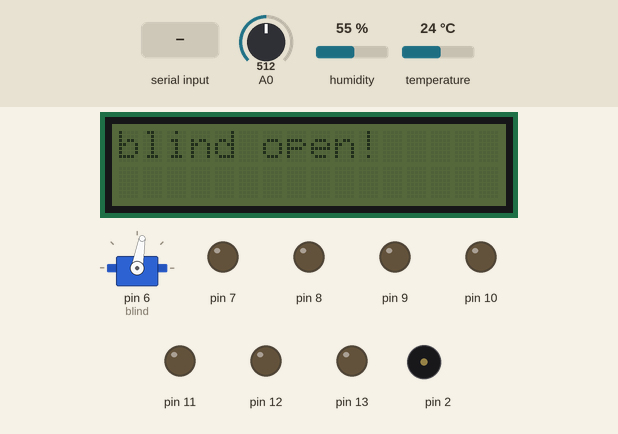
This sketch was run on a simulated Arduino Uno, built with avr-gcc and run on an emulated ATmega328P. Shown: servo, 16×2 character LCD, output pins drawn as LEDs (lit = HIGH), buzzer (waves = sounding). The test bench sets the inputs (shaded band); at power-on: A0 = 512, humidity 55 %, temperature 24 °C. What the sketch prints to the serial monitor is not drawn.

Above: at 1.2 s.
1.3 s: A0 set to 457
2.8 s: A0 set to 441
At 4.1 s:
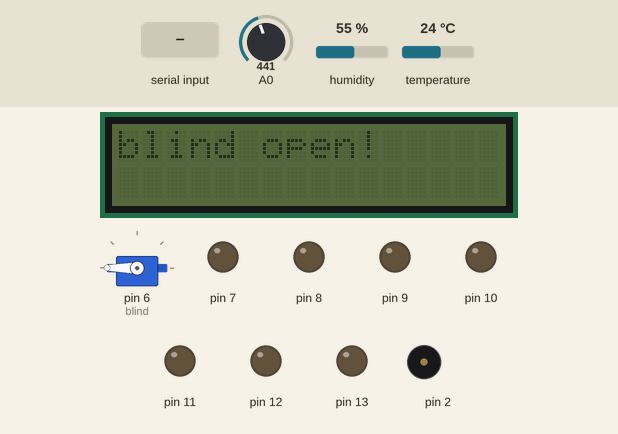
4.4 s: "e" received over the second serial link
At 5.0 s:
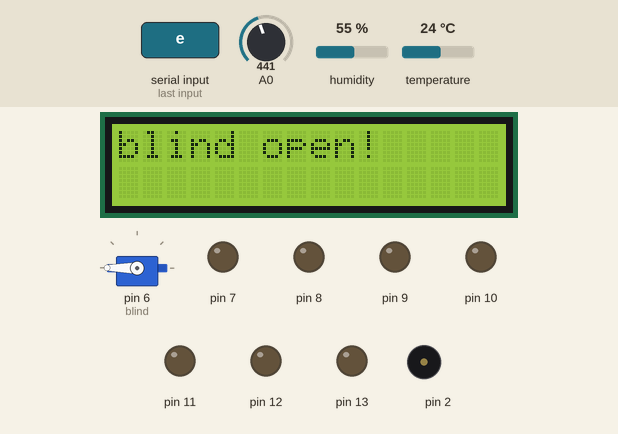
5.9 s: A0 set to 460
At 7.1 s:
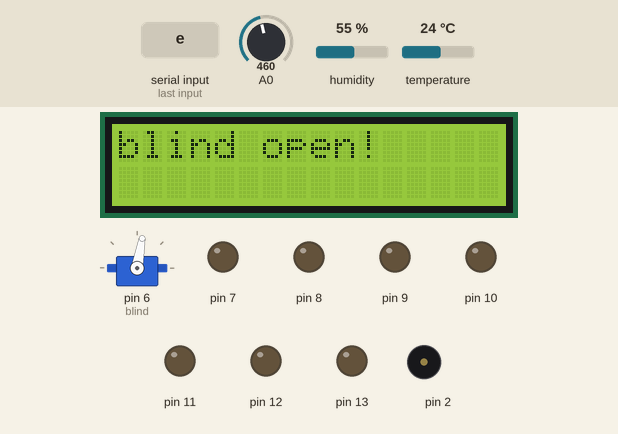
8.9 s: "f" received over the second serial link
At 10.2 s:
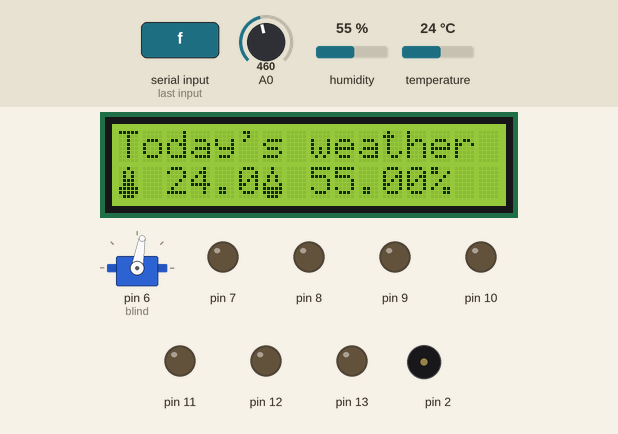
Timing chart, 0 to 11.9 s (numbered marks = the images above; inputs shaded):
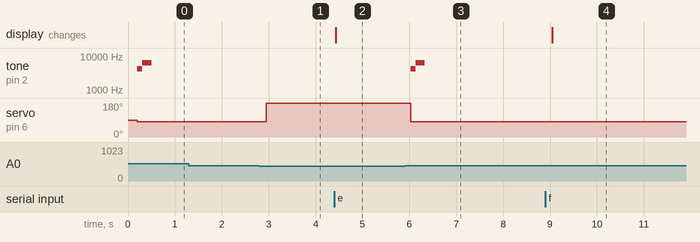

Measured:
- the behaviour switches between 450 and 449 on A0 (found by bisection; images 0 and 1)
- after the input at 1.3 s, every drawn part: stays the same
- after the input at 2.8 s, servo on pin 6 (blind): 80° → 180° after 0.14 s
- after the input at 4.4 s, the display: changes at once (image 2)
- after the input at 5.9 s, tone on pin 2: silent → 4186 Hz after 0.13 s, → 6271 Hz 0.10 s later, → silent 0.20 s later; servo on pin 6 (blind): 180° → 80° after 0.13 s
- after the input at 8.9 s, the display: changes after 0.14 s (image 4)

The sketch:

smart_home.ino
```cpp
#include <SoftwareSerial.h>
#include<Servo.h>
#include<Wire.h>
#include<LiquidCrystal_I2C.h>
#include<Adafruit_Sensor.h>
#include<DHT.h>
#include<DHT_U.h>

byte temp[] = {
  B00100,
  B01010,
  B01010,
  B01110,
  B01110,
  B11111,
  B11111,
  B01110
};

byte humi[] = {
  B00100,
  B00100,
  B01010,
  B01010,
  B10001,
  B11111,
  B11111,
  B01110
};
byte C[] = {
  B10000,
  B00110,
  B01001,
  B01000,
  B01000,
  B01001,
  B00110,
  B00000
};

int DHTpin = 3;
DHT_Unified dht(3, DHT11);
uint32_t delayMS;

SoftwareSerial BTSerial(4,5);
LiquidCrystal_I2C  TV(0x27,16,2);

Servo blind;

boolean ledR = false;
boolean ledG = false;
boolean ledB = false;
boolean led1R = false;
boolean led1G = false;
boolean led1B = false;
boolean ledGAS = false;
boolean blindOpen = false;
boolean LCD1= false;
boolean LCD2 = false;

byte temperature = 0;
byte humidity  = 0;

int notes[] = {4186,6271};
int tempo = 200;

void setup() {
  // put your setup code here, to run once:
  pinMode(2,OUTPUT);
  blind.attach(6);
  dht.begin();

  for(int i = 7;i<=13;i++){
    pinMode(i,OUTPUT);
  }
  TV.init();
  Serial.begin(9600);
  BTSerial.begin(9600);


  TV.createChar((byte)0,temp);
  TV.createChar(1, humi);
  TV.createChar(2,C);
}

void loop() {
  // put your main code here, to run repeatedly:
  int cdsVal = analogRead(A0);
  Serial.println(cdsVal);

  if(BTSerial.available()){
    char c = BTSerial.read();
    if(c == 'a'){
      setLED(8,ledR);
    }
    else if(c == 'b'){
      setLED(9,ledG);
    }
    else if(c == 'c'){
      setLED(10,ledB);
    }
    else if(c == 'd'){
      setLED(7,ledGAS);
    }
    else if(c == 'e'){
      if(!LCD1){
        TV.backlight();
      }
      else{
        TV.noBacklight();
        TV.clear();
      }
      LCD1 = !LCD1;
    }
    else if(c == 'f'){
      TV.clear();
      LCD2 = !LCD2;
    }
     else if(c == 'g'){
      setLED(11,led1R);
    }
     else if(c == 'h'){
      setLED(12,led1G);
    }
     else if(c == 'i'){
      setLED(13,led1B);
    }
  }
  sensors_event_t event;
  dht.temperature().getEvent(&event);

  if(isnan(event.temperature)){
    Serial.println("Error reading temperature!");
  }
  if(LCD2){
    TV.setCursor(0,0);
    TV.print("Today's weather");

    TV.setCursor(0,1);
    TV.write((byte)0);
    TV.print(" ");
    TV.print(event.temperature);
    TV.write(2);
     dht.humidity().getEvent(&event);
     if(isnan(event.relative_humidity)){
      Serial.println("Error reading humidity!");
     }
     TV.setCursor(6,1);
     TV.write(1);
     TV.print(" ");
     TV.print(event.relative_humidity);
     TV.print("%");
     delay(100);
  }
  else{
    TV.clear();
    if(cdsVal >200){
      TV.print("blind open!");
    }
    else{
      TV.print("blind close");
    }
    delay(100);
  }

  if(cdsVal > 450 && !blindOpen){
    blind.attach(6);
    TV.setCursor(0,0);
    blind.write(80);
    for(int i = 0;i<2;i++){
      tone(2, notes[i],tempo);
      delay(100);
    }
    blindOpen = !blindOpen;
    blind.detach();
  }
  else if(cdsVal < 450 && blindOpen){
    blind.attach(6);
    TV.setCursor(0,0);
    blind.write(180);
     blindOpen = !blindOpen;
     delay(200);
    blind.detach();
  }
}

void setLED(int pin, boolean &LED){
  if(!LED){
    digitalWrite(pin,HIGH);
  }
  else{
    digitalWrite(pin,LOW);
  }
  LED = !LED;
}
```
